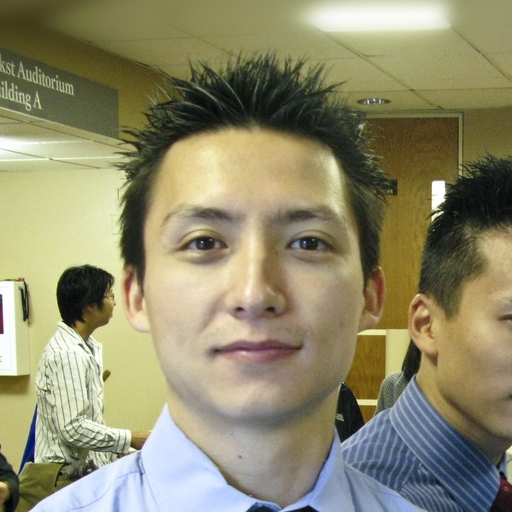
#> input picture data/scans/ID00600/00555.jpg, 512 x 512 px
$ python exr2avif.py ../../data/scans/ID00600/00555.jpg
#> lines starting #> are read from the running program, lines starting #| are printed output that depends on the picture
import os
os.environ["OPENCV_IO_ENABLE_OPENEXR"]="1"
import sys
# from PIL import Image
# import imageio.v3
# import avif.pillow
import cv2
import numpy as np


input_file = sys.argv[1]
image = cv2.imread(input_file, -1)
#> image is the input picture: shape (512, 512, 3); mean B, G, R 108.4, 139, 143.2
image = cv2.cvtColor(image, cv2.COLOR_BGR2RGB)

print(image.max(), image.min())
#| 255 0
norm_image = np.zeros_like(image)
norm_image = cv2.normalize(image, norm_image, 0, 1, cv2.NORM_MINMAX)
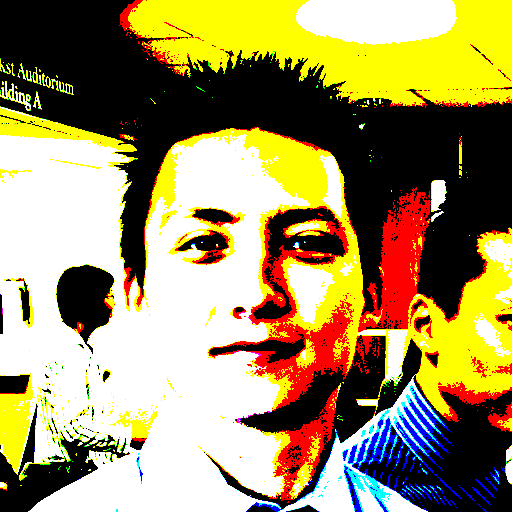
#> norm_image: shape (512, 512, 3); mean R, G, B 0.627, 0.568, 0.376; drawn with 1 as white
print(norm_image.max(), norm_image.min())
#| 1 0

clipped_image = np.array(np.clip(norm_image, 0, 1) * (255), dtype=np.uint16)
# print(clipped_image.max(), clipped_image.min(), clipped_image.shape, clipped_image.dtype)
#
# pil_image = Image.fromarray(clipped_image)
#
# avif.encode(
#     "output.avif",
#     clipped_image,
#     depth=10,     # 8, 10, or 12
#     quality=90,    # 0-100 (higher = better)
#     speed=6,       # 0-10 (lower = slower + better compression)
# )

# Save as AVIF
cv2.imwrite('output.avif', clipped_image)
###########################
# import av
# import imageio
# import numpy as np

# # Read the EXR file
# img = imageio.v3.imread(input_file)
#
# # Clip and scale to 12-bit range (0-4095)
# img_clipped = np.array(np.round(np.interp(img, [0, 1], [0, 4095])), dtype='uint16')
#
# # Create an av frame from the NumPy array in RGB format (48-bit RGB)
# frame = av.Frame.from_ndarray(img_clipped, format='rgb48le')
#
# # Reformat to YUV420P12LE for AV1 encoding
# frame = frame.reformat('yuv420p12le')
#
# # Create an AVIF container
# output_container = av.open('output.avif', 'w')
#
# # Add a stream with libaom codec
# stream = output_container.add_stream('libaom', rate=1)
# stream.width = frame.width
# stream.height = frame.height
# stream.pix_fmt = 'yuv420p12le'
#
# # Set compression quality using CRF (e.g., 30 for medium quality)
# crf_value = 30  # Adjust this (10 for high quality, 50 for high compression)
# stream.options = {'crf': str(crf_value)}
#
# # Mux the frame into the container
# output_container.mux(frame)
#
# # Close the container
# output_container.close()
#
# print(f"Converted input.exr to output.avif with CRF {crf_value}")
